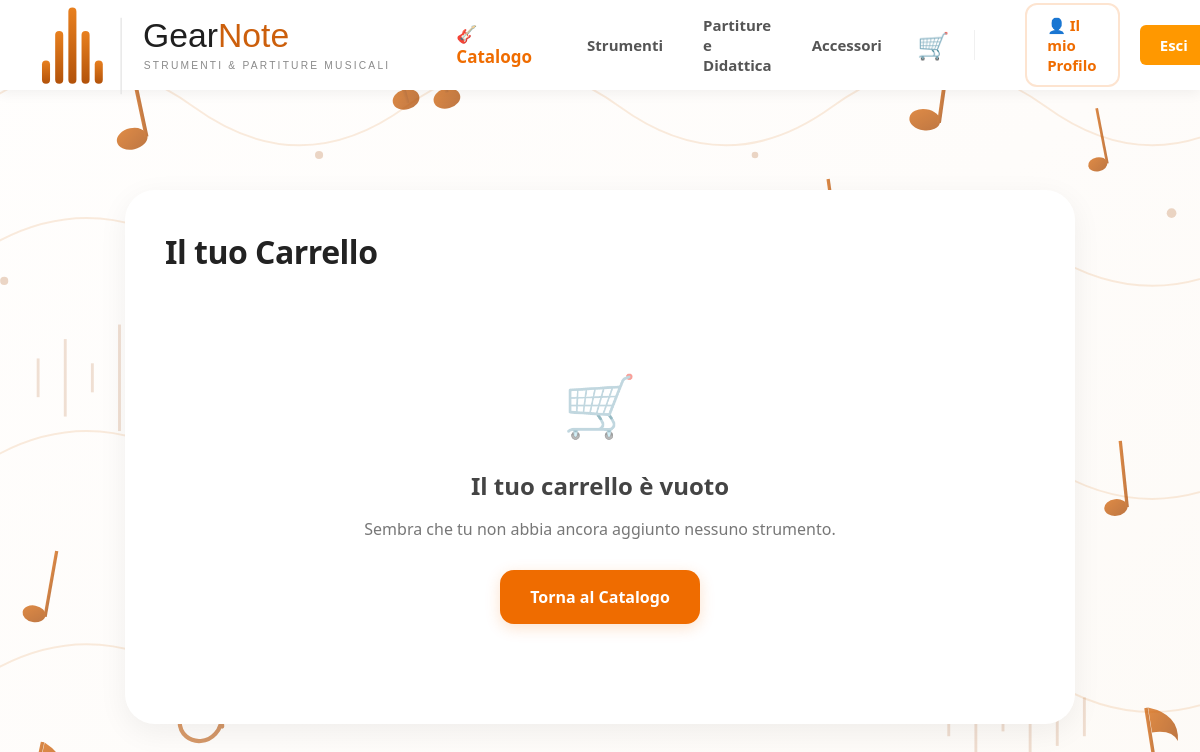
The app's page /carrello/ (signed in) with its own data.
### catalog/models.py (models this page shows, shortened)
class Categoria(models.Model):
    nome = models.CharField(max_length=100)
    slug = models.SlugField(unique=True, blank=True)
    categoria_padre = models.ForeignKey(
        'self',
        on_delete=models.CASCADE,
        null=True,
        blank=True,
        related_name='sottocategorie'
    )
    class Meta:
        verbose_name_plural = "Categorie"

### cart/views.py (the view)
# urls.py: path('', views.vedi_carrello, name='vedi_carrello'),
@login_required(login_url='accounts:login')
def vedi_carrello(request):
    carrello, created = Carrello.objects.get_or_create(utente=request.user)
    return render(request, 'cart/carrello.html', {'carrello': carrello})

### cart/context_processors.py (called while the page is built)
def contatore_carrello(request):
    conteggio = 0
    if request.user.is_authenticated and request.user.profilo.ruolo != 'venditore':
        try:
            carrello = Carrello.objects.get(utente=request.user)
            conteggio = carrello.numero_articoli
        except Carrello.DoesNotExist:
            conteggio = 0
    return {'cart_items_count': conteggio}

### catalog/context_processors.py (called while the page is built)
def categorie_navbar(request):
    return {
        'categorie_principali': Categoria.objects.filter(categoria_padre__isnull=True)
    }

### cart/templates/cart/carrello.html (shortened to what this page needs)
{% extends 'base.html' %}
{% load static %}
{% block content %}
<div style="display: flex; justify-content: center; align-items: flex-start; width: 100%; min-height: 80vh; padding: 40px 0;">
    <div style="width: 95%; max-width: 1200px; display: flex; gap: 40px; flex-wrap: wrap;">
        <div style="flex: 1.5; min-width: 350px; background: white; padding: 40px; border-radius: 30px; box-shadow: 0 8px 30px rgba(0,0,0,0.06); box-sizing: border-box;">
            <h1 style="font-size: 32px; color: #222; margin-top: 0; margin-bottom: 30px; font-weight: 900; letter-spacing: -0.5px;">Il tuo Carrello</h1>
            {% if carrello.elementi.all %}
                <div style="display: flex; flex-direction: column; gap: 20px;">
                    {% for elemento in carrello.elementi.all %}
                        <div style="display: flex; align-items: center; gap: 20px; padding: 20px; border: 1px solid #eee; border-radius: 20px; transition: all 0.2s ease;"
                             onmouseover="this.style.borderColor='#fde4d0'; this.style.backgroundColor='#fafafa';" onmouseout="this.style.borderColor='#eee'; this.style.backgroundColor='transparent';">
                            <div style="width: 90px; height: 90px; border-radius: 12px; overflow: hidden; background: #fff; flex-shrink: 0; border: 1px solid #f5f5f5;">
                                <img src="{{ elemento.prodotto.immagine_principale }}" style="width: 100%; height: 100%; object-fit: contain;">
                            </div>
                            <div style="flex: 1;">
                                <h3 style="margin: 0 0 8px 0; font-size: 18px; color: #333; font-weight: 800;">{{ elemento.prodotto.titolo }}</h3>
                                <div style="display: flex; gap: 10px; align-items: center;">
                                    <span style="font-size: 13px; color: #888; background: #f4f4f4; padding: 4px 10px; border-radius: 8px; font-weight: 600;">Qtà: {{ elemento.quantita }}</span>
                                </div>
                            </div>
                            <div style="text-align: right; padding-right: 15px;">
                                <div style="font-size: 22px; font-weight: 900; color: #ef6c00;">{{ elemento.totale }} €</div>
                            </div>
                            <form action="{% url 'cart:rimuovi_dal_carrello' %}" method="POST" style="margin: 0;">
                                {% csrf_token %}
                                <input type="hidden" name="elemento_id" value="{{ elemento.id }}">
                                <button type="submit" title="Rimuovi dal carrello" style="background: none; border: none; color: #bbb; cursor: pointer; padding: 10px; font-size: 22px; transition: 0.2s;"
                                        onmouseover="this.style.color='#d9534f'; this.style.transform='scale(1.1)';" onmouseout="this.style.color='#bbb'; this.style.transform='scale(1)';">
                                    🗑️
                                </button>
                            </form>
                        </div>
                    {% endfor %}
                </div>
            {% else %}
                <div style="text-align: center; padding: 60px 0;">
                    <div style="font-size: 60px; margin-bottom: 20px; opacity: 0.5;">🛒</div>
                    <h3 style="color: #444; font-size: 24px; font-weight: 800; margin-bottom: 10px;">Il tuo carrello è vuoto</h3>
                    <p style="color: #777; margin-bottom: 30px;">Sembra che tu non abbia ancora aggiunto nessuno strumento.</p>
                    <a href="{% url 'catalog:lista' %}" style="display: inline-block; padding: 16px 30px; background: #ef6c00; color: white; border-radius: 14px; text-decoration: none; font-weight: 800; font-size: 16px; transition: 0.2s; box-shadow: 0 4px 15px rgba(239, 108, 0, 0.2);"
                       onmouseover="this.style.backgroundColor='#e65c00'; this.style.transform='translateY(-2px)';" onmouseout="this.style.backgroundColor='#ef6c00'; this.style.transform='translateY(0)';">
                        Torna al Catalogo
                    </a>
                </div>
            {% endif %}
        </div>
    </div>
</div>
{% endblock %}

### templates/base.html (shortened to what this page needs)
{% load static %}
<!DOCTYPE html>
<html lang="it">
<head>
    <link rel="stylesheet" href="{% static 'css/style.css' %}">
</head>
<body>
    <header class="navbar" style="display: flex; justify-content: space-between; align-items: center;">
        <div style="display: flex; align-items: center; gap: 40px;">
            <div class="logo">
                <a href="/">
                    <img src="{% static 'img/logo.svg' %}" alt="Logo GearNote" style="display: block;">
                </a>
            </div>
            <a href="{% url 'catalog:lista' %}" style="
                font-size: 17px;
                font-weight: 800;
                color: #ef6c00;
                text-decoration: none;
                display: flex;
                align-items: center;
                gap: 8px;
                padding: 8px 15px;
                border-radius: 12px;
                transition: all 0.2s ease;
            " onmouseover="this.style.backgroundColor='#fff8f3'; this.style.transform='translateY(-2px)';" onmouseout="this.style.backgroundColor='transparent'; this.style.transform='translateY(0)';"
            >
                🎸 Catalogo
            </a>
            {% for macro in categorie_principali %}
                <a href="{% url 'catalog:categoria_detail' macro.slug %}" class="link-macro" style="
                    font-size: 15px;
                    font-weight: 600;
                    color: #555;
                    text-decoration: none;
                    transition: color 0.2s;
                " onmouseover="this.style.color='#ef6c00';" onmouseout="this.style.color='#555';">
                    {{ macro.nome }}
                </a>
            {% endfor %}
        </div>
        <nav class="nav-links" style="display: flex; align-items: center; gap: 20px;">
            <a href="{% url 'cart:vedi_carrello' %}" style="text-decoration: none; position: relative; display: flex; align-items: center; justify-content: center; padding: 5px; transition: transform 0.2s ease;" onmouseover="this.style.transform='scale(1.1)';" onmouseout="this.style.transform='scale(1)';">
                <span style="font-size: 26px;">🛒</span>
            </a>
            {% if user.is_authenticated %}
                <a href="{% url 'accounts:profilo' %}" style="
                    padding: 10px 20px;
                    background: white;
                    color: #ef6c00;
                    border: 2px solid #fde4d0;
                    border-radius: 12px;
                    font-weight: 700;
                    text-decoration: none;
                    transition: all 0.2s ease;
                " onmouseover="this.style.borderColor='#ef6c00'; this.style.boxShadow='0 4px 10px rgba(239, 108, 0, 0.1)';" onmouseout="this.style.borderColor='#fde4d0'; this.style.boxShadow='none';">
                    👤 Il mio Profilo
                </a>
                <form action="{% url 'accounts:logout' %}" method="post" style="display: inline;">
                    <button type="submit" class="btn-primary">Esci</button>
                </form>
            {% else %}
                <a href="{% url 'accounts:login' %}" style="text-decoration: none; color: #333; font-weight: 700; padding: 10px 15px;">Accedi</a>
                <a href="{% url 'accounts:registrati' %}" class="btn-primary">Registrati</a>
            {% endif %}
        </nav>
    </header>
    <main class="container">
        {% block content %}
        {% endblock content %}
    </main>
</body>
</html>

### static/css/style.css (style rules this page uses)
:root { --colore-sfondo: #f4f6f9; --colore-bianco: #ffffff; --testo-base: #333333; --testo-titoli: #1a1a1a; --testo-secondario: #555555; --testo-chiaro: #666666; --arancione-base: #ff9800; --arancione-scuro: #e67e22; --ombra-arancione: rgba(255, 152, 0, 0.4); --rosso-logout: #e74c3c; --rosso-logout-hover: #c0392b; --bordo-input: #dddddd; --ombra-leggera: 0 4px 12px rgba(0, 0, 0, 0.05); --ombra-scheda: 0 8px 24px rgba(0, 0, 0, 0.08); }
body { margin: 0; padding: 0; font-family: 'Segoe UI', Roboto, Helvetica, Arial, sans-serif; color: var(--testo-base); background-image: url('../img/background.svg'); background-size: cover; background-position: center; background-repeat: no-repeat; background-attachment: fixed; }
.navbar { background-color: var(--colore-bianco); box-shadow: var(--ombra-leggera); display: flex; justify-content: space-between; align-items: center; padding: 0 50px 0 20px; height: 90px; box-sizing: border-box; position: sticky; top: 0; z-index: 1000; }
.container { max-width: 1000px; margin: 40px auto; padding: 20px; }
.logo { display: flex; align-items: center; height: 100%; padding: 0; }
.logo a { display: flex; align-items: center; text-decoration: none; height: 100%; }
.logo img { height: 110px; width: auto; display: block; margin-top: 0px; transition: transform 0.2s ease-in-out; }
.nav-links { display: flex; align-items: center; }
.nav-links a { color: var(--testo-secondario); text-decoration: none; font-weight: 600; font-size: 15px; margin-left: 30px; transition: color 0.2s ease-in-out; }
.btn-primary { background-color: var(--arancione-base) !important; color: var(--colore-bianco) !important; padding: 10px 20px; border: none !important; border-radius: 6px; font-size: 15px; font-weight: bold; font-family: inherit; cursor: pointer; text-align: center; text-decoration: none !important; display: inline-block; box-sizing: border-box; transition: all 0.3s ease !important; }
a.btn-primary, a.btn-primary:link, a.btn-primary:visited, a.btn-primary:hover, a.btn-primary:active, button.btn-primary { color: var(--colore-bianco) !important; }
html { scrollbar-width: thin; scrollbar-color: var(--arancione-scuro) #f4f1ec; }

### records on screen
Categoria: nome "Strumenti"
Categoria: nome "Partiture e Didattica"
Categoria: nome "Accessori"
